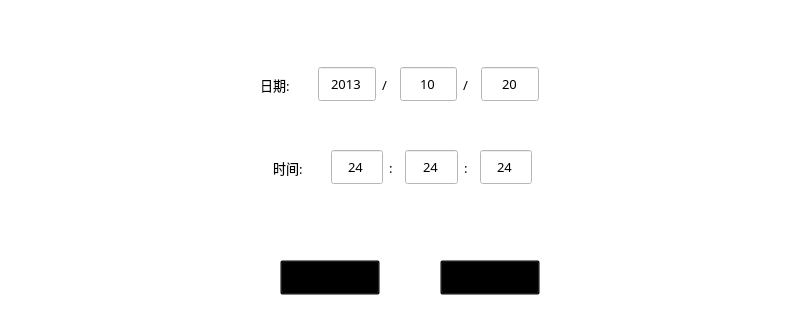
<?xml version="1.0" encoding="UTF-8"?>
<ui version="4.0">
 <class>ClockSetFace</class>
 <widget class="QWidget" name="ClockSetFace">
  <property name="geometry">
   <rect>
    <x>0</x>
    <y>0</y>
    <width>800</width>
    <height>320</height>
   </rect>
  </property>
  <property name="font">
   <font>
    <family>AR PL UKai CN</family>
    <pointsize>16</pointsize>
   </font>
  </property>
  <property name="windowTitle">
   <string>Form</string>
  </property>
  <property name="styleSheet">
   <string notr="true">background-color: rgba(255, 255, 255, 0);</string>
  </property>
  <widget class="QWidget" name="widget" native="true">
   <property name="geometry">
    <rect>
     <x>250</x>
     <y>50</y>
     <width>300</width>
     <height>150</height>
    </rect>
   </property>
   <property name="font">
    <font>
     <family>AR PL UKai CN</family>
     <pointsize>10</pointsize>
    </font>
   </property>
   <property name="styleSheet">
    <string notr="true">background-color: rgb(255, 255, 255);</string>
   </property>
   <widget class="QLineEdit" name="ldt_s">
    <property name="geometry">
     <rect>
      <x>230</x>
      <y>100</y>
      <width>52</width>
      <height>34</height>
     </rect>
    </property>
    <property name="font">
     <font>
      <family>AR PL UKai CN</family>
      <pointsize>10</pointsize>
     </font>
    </property>
    <property name="text">
     <string>24</string>
    </property>
    <property name="maxLength">
     <number>2</number>
    </property>
    <property name="alignment">
     <set>Qt::AlignCenter</set>
    </property>
   </widget>
   <widget class="QLineEdit" name="ldt_tm">
    <property name="geometry">
     <rect>
      <x>155</x>
      <y>100</y>
      <width>53</width>
      <height>34</height>
     </rect>
    </property>
    <property name="font">
     <font>
      <family>AR PL UKai CN</family>
      <pointsize>10</pointsize>
     </font>
    </property>
    <property name="text">
     <string>24</string>
    </property>
    <property name="maxLength">
     <number>2</number>
    </property>
    <property name="alignment">
     <set>Qt::AlignCenter</set>
    </property>
   </widget>
   <widget class="QLineEdit" name="ldt_h">
    <property name="geometry">
     <rect>
      <x>81</x>
      <y>100</y>
      <width>52</width>
      <height>34</height>
     </rect>
    </property>
    <property name="font">
     <font>
      <family>AR PL UKai CN</family>
      <pointsize>10</pointsize>
     </font>
    </property>
    <property name="text">
     <string>24</string>
    </property>
    <property name="maxLength">
     <number>2</number>
    </property>
    <property name="alignment">
     <set>Qt::AlignCenter</set>
    </property>
   </widget>
   <widget class="QLabel" name="label_3">
    <property name="geometry">
     <rect>
      <x>214</x>
      <y>93</y>
      <width>10</width>
      <height>49</height>
     </rect>
    </property>
    <property name="font">
     <font>
      <family>AR PL UKai CN</family>
      <pointsize>10</pointsize>
     </font>
    </property>
    <property name="text">
     <string>:</string>
    </property>
   </widget>
   <widget class="QLabel" name="label_2">
    <property name="geometry">
     <rect>
      <x>139</x>
      <y>93</y>
      <width>10</width>
      <height>49</height>
     </rect>
    </property>
    <property name="font">
     <font>
      <family>AR PL UKai CN</family>
      <pointsize>10</pointsize>
     </font>
    </property>
    <property name="text">
     <string>:</string>
    </property>
   </widget>
   <widget class="QLabel" name="label">
    <property name="geometry">
     <rect>
      <x>23</x>
      <y>93</y>
      <width>52</width>
      <height>49</height>
     </rect>
    </property>
    <property name="font">
     <font>
      <family>AR PL UKai CN</family>
      <pointsize>10</pointsize>
     </font>
    </property>
    <property name="styleSheet">
     <string notr="true">font-color:rgb(0, 0, 255)</string>
    </property>
    <property name="text">
     <string>时间:</string>
    </property>
   </widget>
   <widget class="QLabel" name="lb_date">
    <property name="geometry">
     <rect>
      <x>10</x>
      <y>10</y>
      <width>52</width>
      <height>49</height>
     </rect>
    </property>
    <property name="font">
     <font>
      <family>AR PL UKai CN</family>
      <pointsize>10</pointsize>
     </font>
    </property>
    <property name="styleSheet">
     <string notr="true">font-color:rgb(0, 0, 255)</string>
    </property>
    <property name="text">
     <string>日期:</string>
    </property>
   </widget>
   <widget class="QLineEdit" name="ldt_y">
    <property name="geometry">
     <rect>
      <x>68</x>
      <y>17</y>
      <width>58</width>
      <height>34</height>
     </rect>
    </property>
    <property name="font">
     <font>
      <family>AR PL UKai CN</family>
      <pointsize>10</pointsize>
     </font>
    </property>
    <property name="text">
     <string>2013</string>
    </property>
    <property name="maxLength">
     <number>4</number>
    </property>
    <property name="alignment">
     <set>Qt::AlignCenter</set>
    </property>
   </widget>
   <widget class="QLineEdit" name="ldt_d">
    <property name="geometry">
     <rect>
      <x>231</x>
      <y>17</y>
      <width>58</width>
      <height>34</height>
     </rect>
    </property>
    <property name="font">
     <font>
      <family>AR PL UKai CN</family>
      <pointsize>10</pointsize>
     </font>
    </property>
    <property name="text">
     <string>20</string>
    </property>
    <property name="maxLength">
     <number>2</number>
    </property>
    <property name="alignment">
     <set>Qt::AlignCenter</set>
    </property>
   </widget>
   <widget class="QLabel" name="label_5">
    <property name="geometry">
     <rect>
      <x>213</x>
      <y>10</y>
      <width>12</width>
      <height>49</height>
     </rect>
    </property>
    <property name="font">
     <font>
      <family>AR PL UKai CN</family>
      <pointsize>10</pointsize>
     </font>
    </property>
    <property name="text">
     <string>/</string>
    </property>
   </widget>
   <widget class="QLineEdit" name="ldt_m">
    <property name="geometry">
     <rect>
      <x>150</x>
      <y>17</y>
      <width>57</width>
      <height>34</height>
     </rect>
    </property>
    <property name="font">
     <font>
      <family>AR PL UKai CN</family>
      <pointsize>10</pointsize>
     </font>
    </property>
    <property name="text">
     <string>10</string>
    </property>
    <property name="maxLength">
     <number>2</number>
    </property>
    <property name="alignment">
     <set>Qt::AlignCenter</set>
    </property>
   </widget>
   <widget class="QLabel" name="label_4">
    <property name="geometry">
     <rect>
      <x>132</x>
      <y>10</y>
      <width>12</width>
      <height>49</height>
     </rect>
    </property>
    <property name="font">
     <font>
      <family>AR PL UKai CN</family>
      <pointsize>10</pointsize>
     </font>
    </property>
    <property name="text">
     <string>/</string>
    </property>
   </widget>
  </widget>
  <widget class="QToolButton" name="tbtn_ok">
   <property name="geometry">
    <rect>
     <x>280</x>
     <y>260</y>
     <width>100</width>
     <height>35</height>
    </rect>
   </property>
   <property name="styleSheet">
    <string notr="true">background: transparent;</string>
   </property>
   <property name="text">
    <string>确定</string>
   </property>
   <property name="icon">
    <iconset resource="InverterController.qrc">
     <normaloff>:/images/shangyiye.png</normaloff>:/images/shangyiye.png</iconset>
   </property>
   <property name="iconSize">
    <size>
     <width>32</width>
     <height>32</height>
    </size>
   </property>
   <property name="toolButtonStyle">
    <enum>Qt::ToolButtonTextBesideIcon</enum>
   </property>
  </widget>
  <widget class="QToolButton" name="tbtn_cancel">
   <property name="geometry">
    <rect>
     <x>440</x>
     <y>260</y>
     <width>100</width>
     <height>35</height>
    </rect>
   </property>
   <property name="styleSheet">
    <string notr="true">background: transparent;</string>
   </property>
   <property name="text">
    <string>取消</string>
   </property>
   <property name="icon">
    <iconset resource="InverterController.qrc">
     <normaloff>:/images/xiayiye.png</normaloff>:/images/xiayiye.png</iconset>
   </property>
   <property name="iconSize">
    <size>
     <width>32</width>
     <height>32</height>
    </size>
   </property>
   <property name="toolButtonStyle">
    <enum>Qt::ToolButtonTextBesideIcon</enum>
   </property>
   <property name="arrowType">
    <enum>Qt::NoArrow</enum>
   </property>
  </widget>
 </widget>
 <resources>
  <include location="InverterController.qrc"/>
 </resources>
 <connections/>
</ui>
